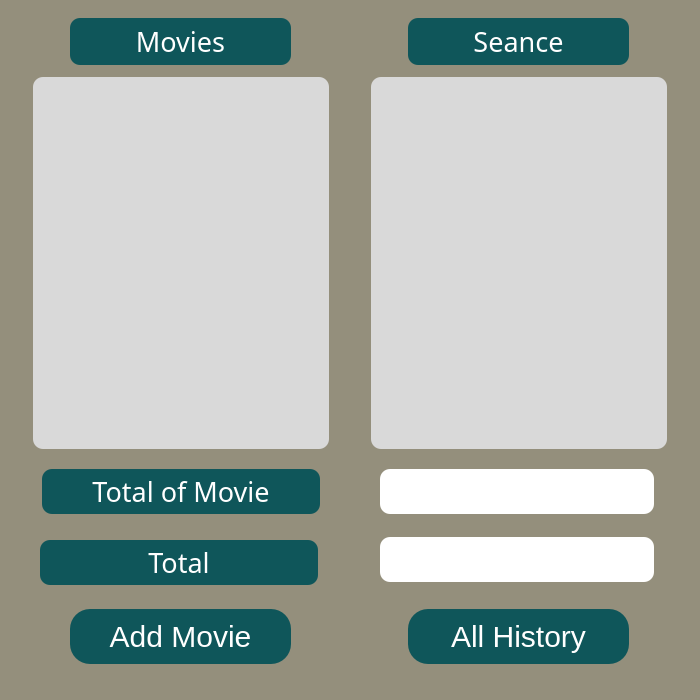
<?xml version="1.0" encoding="UTF-8"?>
<ui version="4.0">
 <class>Form</class>
 <widget class="QWidget" name="Form">
  <property name="geometry">
   <rect>
    <x>0</x>
    <y>0</y>
    <width>700</width>
    <height>700</height>
   </rect>
  </property>
  <property name="windowTitle">
   <string>main (Admin)</string>
  </property>
  <property name="styleSheet">
   <string notr="true">background-color: rgb(148, 143, 124);</string>
  </property>
  <widget class="QLabel" name="label_3">
   <property name="geometry">
    <rect>
     <x>42</x>
     <y>469</y>
     <width>278</width>
     <height>45</height>
    </rect>
   </property>
   <property name="font">
    <font>
     <family>Book Antiqua</family>
    </font>
   </property>
   <property name="styleSheet">
    <string notr="true">background-color: rgb(15, 86, 90);
border-radius: 10px;</string>
   </property>
   <property name="text">
    <string>&lt;html&gt;&lt;head/&gt;&lt;body&gt;&lt;p align=&quot;center&quot;&gt;&lt;span style=&quot; font-size:20pt; color:#ffffff;&quot;&gt;Total of Movie&lt;/span&gt;&lt;/p&gt;&lt;/body&gt;&lt;/html&gt;</string>
   </property>
  </widget>
  <widget class="QLabel" name="label_4">
   <property name="geometry">
    <rect>
     <x>40</x>
     <y>540</y>
     <width>278</width>
     <height>45</height>
    </rect>
   </property>
   <property name="font">
    <font>
     <family>Book Antiqua</family>
    </font>
   </property>
   <property name="styleSheet">
    <string notr="true">background-color: rgb(15, 86, 90);
border-radius: 10px;</string>
   </property>
   <property name="text">
    <string>&lt;html&gt;&lt;head/&gt;&lt;body&gt;&lt;p align=&quot;center&quot;&gt;&lt;span style=&quot; font-size:20pt; color:#ffffff;&quot;&gt;Total&lt;/span&gt;&lt;/p&gt;&lt;/body&gt;&lt;/html&gt;</string>
   </property>
  </widget>
  <widget class="QLabel" name="label">
   <property name="geometry">
    <rect>
     <x>70</x>
     <y>18</y>
     <width>221</width>
     <height>47</height>
    </rect>
   </property>
   <property name="font">
    <font>
     <family>Book Antiqua</family>
    </font>
   </property>
   <property name="styleSheet">
    <string notr="true">background-color: rgb(15, 86, 90);
border-radius: 10px;</string>
   </property>
   <property name="text">
    <string>&lt;html&gt;&lt;head/&gt;&lt;body&gt;&lt;p align=&quot;center&quot;&gt;&lt;span style=&quot; font-size:20pt; color:#ffffff;&quot;&gt;Movies&lt;/span&gt;&lt;/p&gt;&lt;/body&gt;&lt;/html&gt;</string>
   </property>
  </widget>
  <widget class="QLineEdit" name="total_text">
   <property name="geometry">
    <rect>
     <x>380</x>
     <y>537</y>
     <width>274</width>
     <height>45</height>
    </rect>
   </property>
   <property name="styleSheet">
    <string notr="true">background-color: rgb(255, 255, 255);
border-radius: 10px;</string>
   </property>
  </widget>
  <widget class="QListWidget" name="seance_list">
   <property name="geometry">
    <rect>
     <x>371</x>
     <y>77</y>
     <width>296</width>
     <height>372</height>
    </rect>
   </property>
   <property name="styleSheet">
    <string notr="true">background-color: rgb(217, 217, 217);
border-radius: 10px;</string>
   </property>
  </widget>
  <widget class="QLabel" name="label_2">
   <property name="geometry">
    <rect>
     <x>408</x>
     <y>18</y>
     <width>221</width>
     <height>47</height>
    </rect>
   </property>
   <property name="font">
    <font>
     <family>Book Antiqua</family>
    </font>
   </property>
   <property name="styleSheet">
    <string notr="true">background-color: rgb(15, 86, 90);
border-radius: 10px;</string>
   </property>
   <property name="text">
    <string>&lt;html&gt;&lt;head/&gt;&lt;body&gt;&lt;p align=&quot;center&quot;&gt;&lt;span style=&quot; font-size:20pt; color:#ffffff;&quot;&gt;Seance&lt;/span&gt;&lt;/p&gt;&lt;/body&gt;&lt;/html&gt;</string>
   </property>
  </widget>
  <widget class="QPushButton" name="all_history">
   <property name="geometry">
    <rect>
     <x>408</x>
     <y>609</y>
     <width>221</width>
     <height>55</height>
    </rect>
   </property>
   <property name="font">
    <font>
     <pointsize>-1</pointsize>
    </font>
   </property>
   <property name="styleSheet">
    <string notr="true">QPushButton:hover{
	background-color: rgb(23, 137, 143);
	color: rgb(255, 255, 255);
	font-size: 30px;
	border-radius: 20px
}
QPushButton:pressed{
	background-color:rgb(14, 85, 89);
	color: rgb(255, 255, 255);
	font-size: 30px;
	border-radius: 20px
}
QPushButton{
background-color: rgb(15, 86, 90);
color: rgb(255, 255, 255);
font-size: 30px;
border-radius: 20px
}
</string>
   </property>
   <property name="text">
    <string>All History</string>
   </property>
  </widget>
  <widget class="QListWidget" name="movie_list">
   <property name="geometry">
    <rect>
     <x>33</x>
     <y>77</y>
     <width>296</width>
     <height>372</height>
    </rect>
   </property>
   <property name="styleSheet">
    <string notr="true">background-color: rgb(217, 217, 217);
border-radius: 10px;</string>
   </property>
  </widget>
  <widget class="QPushButton" name="add_movie">
   <property name="geometry">
    <rect>
     <x>70</x>
     <y>609</y>
     <width>221</width>
     <height>55</height>
    </rect>
   </property>
   <property name="font">
    <font>
     <pointsize>-1</pointsize>
    </font>
   </property>
   <property name="styleSheet">
    <string notr="true">QPushButton:hover{
	background-color: rgb(23, 137, 143);
	color: rgb(255, 255, 255);
	font-size: 30px;
	border-radius: 20px
}
QPushButton:pressed{
	background-color:rgb(14, 85, 89);
	color: rgb(255, 255, 255);
	font-size: 30px;
	border-radius: 20px
}
QPushButton{
background-color: rgb(15, 86, 90);
color: rgb(255, 255, 255);
font-size: 30px;
border-radius: 20px
}
</string>
   </property>
   <property name="text">
    <string>Add Movie</string>
   </property>
  </widget>
  <widget class="QLineEdit" name="totalofmovie_text">
   <property name="geometry">
    <rect>
     <x>380</x>
     <y>469</y>
     <width>274</width>
     <height>45</height>
    </rect>
   </property>
   <property name="styleSheet">
    <string notr="true">background-color: rgb(255, 255, 255);
border-radius: 10px;</string>
   </property>
  </widget>
 </widget>
 <resources/>
 <connections/>
</ui>
